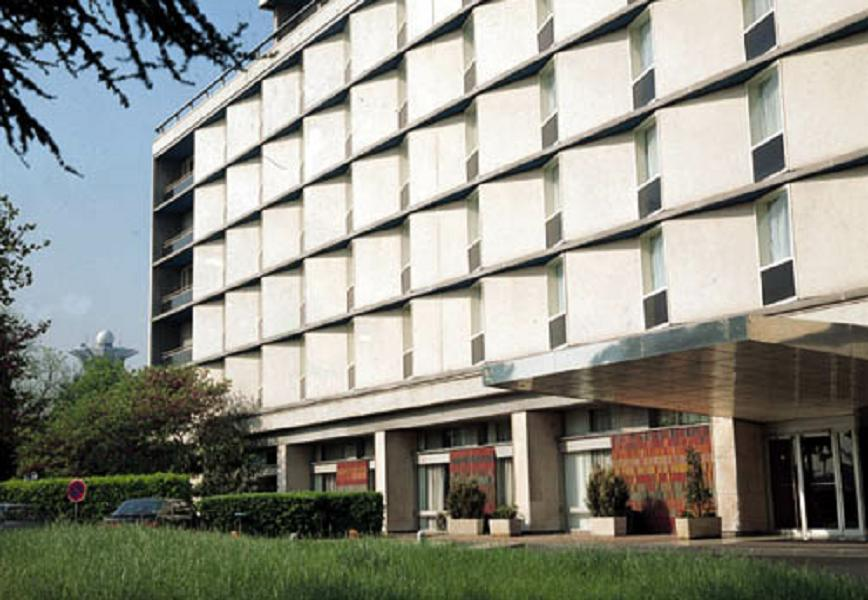
#> input picture ch03_edges/building.jpg, 868 x 600 px
$ jupyter execute --allow-errors Canny.ipynb   (older library calls are emulated)
#> lines starting #> are read from the running program, lines starting #| are printed output that depends on the picture; after the words box and inside, x2 and y2 are one past the last pixel; in counts of white or black regions, pixels touching at a corner belong together
[cell 1]
import numpy as np
import matplotlib.pyplot as plt
import cv2

[cell 2]
im_path = "building.jpg"
im_src  = cv2.imread(im_path, cv2.IMREAD_GRAYSCALE)
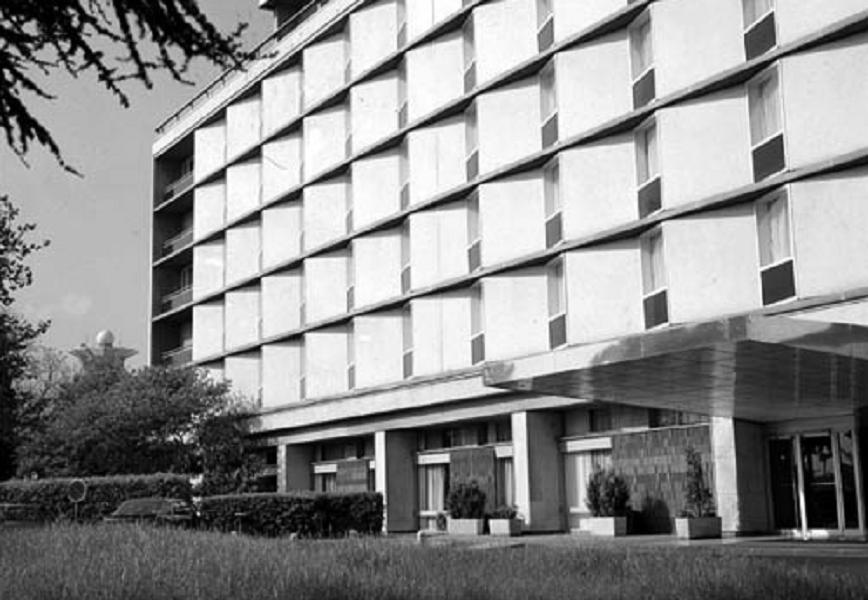
#> im_src: shape (600, 868); min 0, max 255, mean 142.3

[cell 3]
def sobel_edge(im_gray, T):

    #1 dx, dy
#> called with T = 127
    gx = cv2.Sobel(im_gray, cv2.CV_32F, 1, 0, ksize = 3)  # x order = 1 only
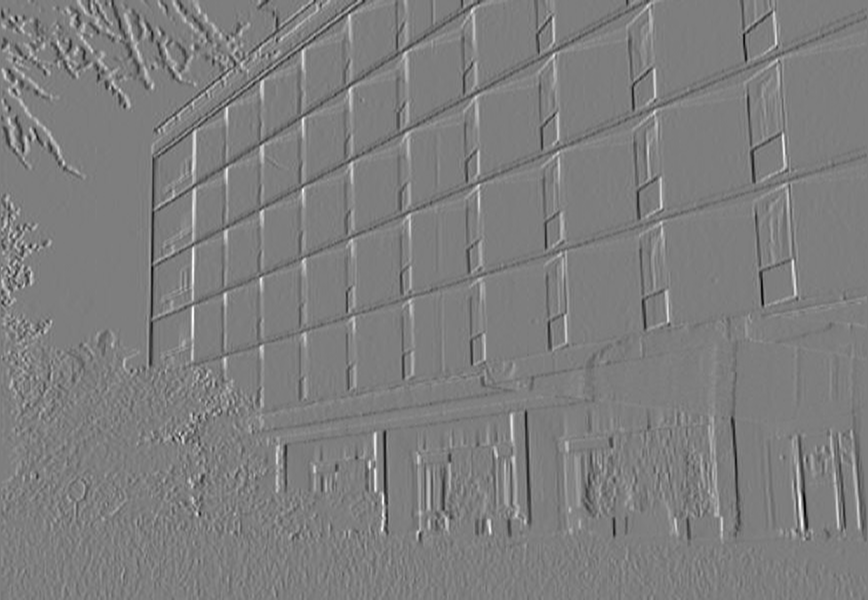
#> gx: shape (600, 868) float32; min -755, max 770, mean 0.5; drawn with min black and max white
    gy = cv2.Sobel(im_gray, cv2.CV_32F, 0, 1, ksize = 3)  # y
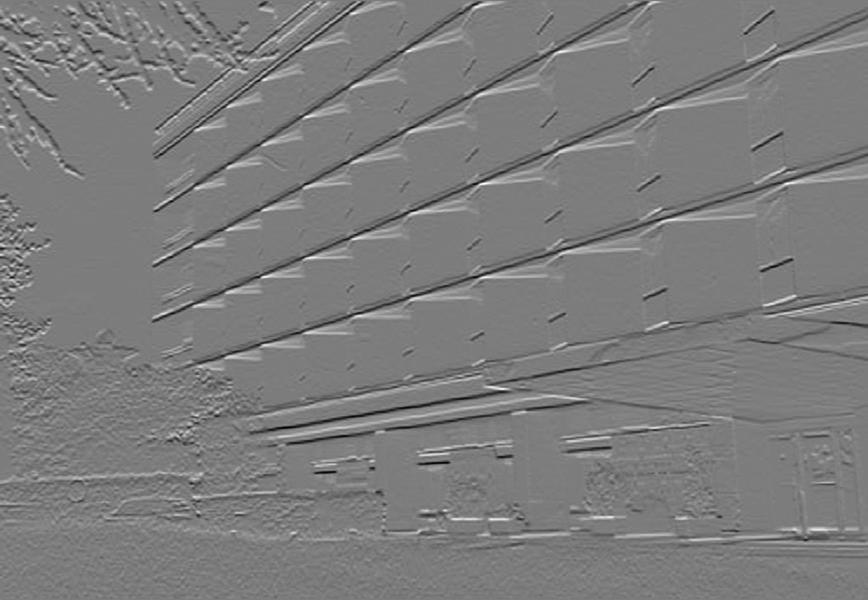
#> gy: shape (600, 868) float32; min -728, max 759, mean -1.3; drawn with min black and max white
    #print("gx:", gx.dtype, gx.shape)

    dstM   = cv2.magnitude(gx, gy) # need  CV_32F or CV_64F
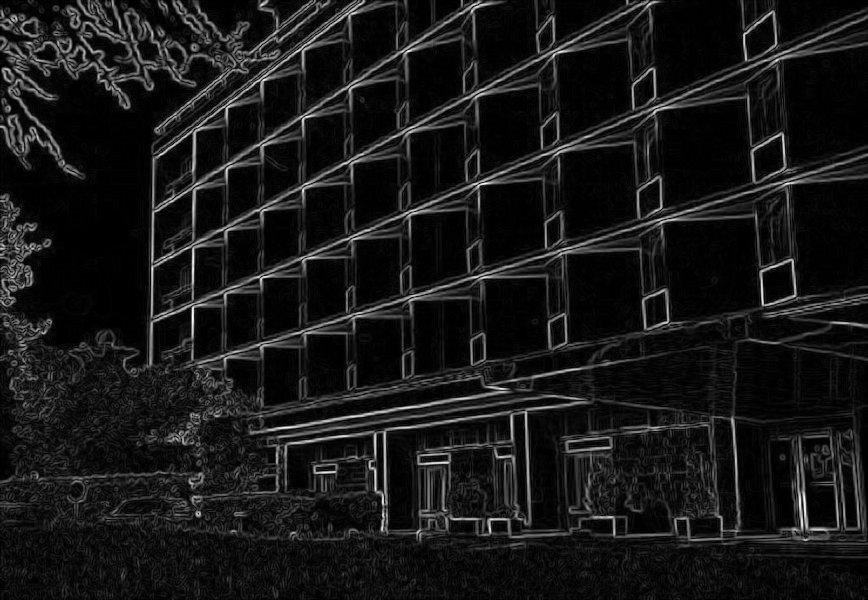
#> dstM: shape (600, 868) float32; min 0, max 771.3, mean 73.5; drawn with min black and max white
    _, im_bin = cv2.threshold(dstM.astype(np.uint16), 0, 255, cv2.THRESH_BINARY + cv2.THRESH_OTSU)
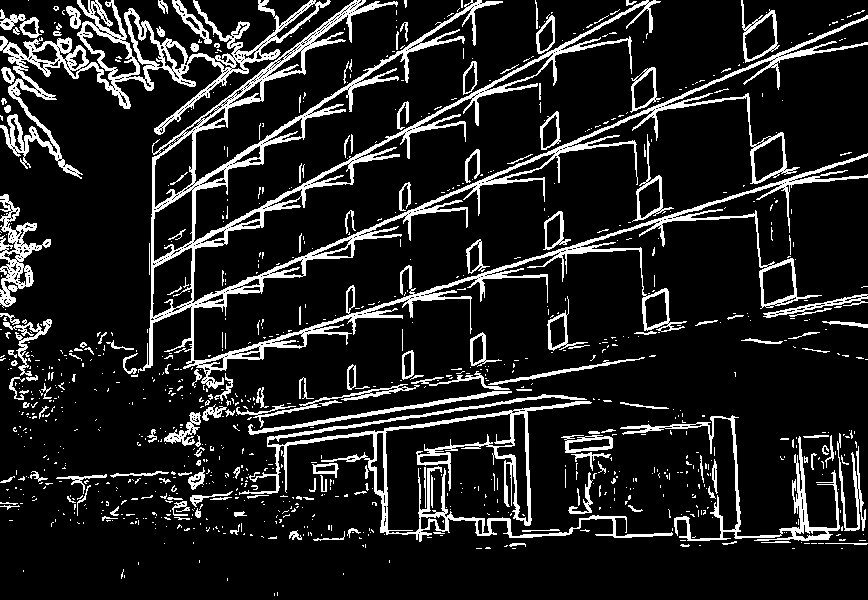
#> im_bin: shape (600, 868) uint16; 13.3% white; 983 white regions (818 under 20 px), largest, box (x1, y1, x2, y2) and area: (138, 0, 868, 389) 27541, (0, 0, 331, 179) 8977, (239, 394, 673, 542) 6989
    return dstM, im_bin.astype(np.uint8)

im_mag, im_sobel = sobel_edge(im_src, T = 127)
plt.imshow(im_sobel, cmap="gray"), plt.title('sobel')

[cell 4]
im_canny1 = cv2.Canny(im_src, threshold1= 127, threshold2 = 127)
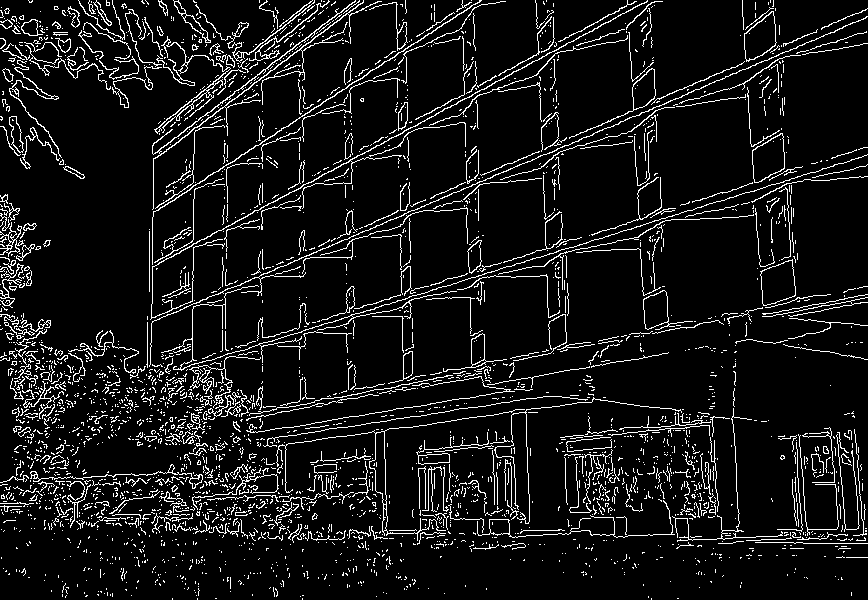
#> im_canny1: shape (600, 868); 8.7% white in thin lines or dots

#> (a cell that did not finish here is left out)

[cell 6]
im_canny2 = cv2.Canny(im_src, threshold1= 61, threshold2 = 127)
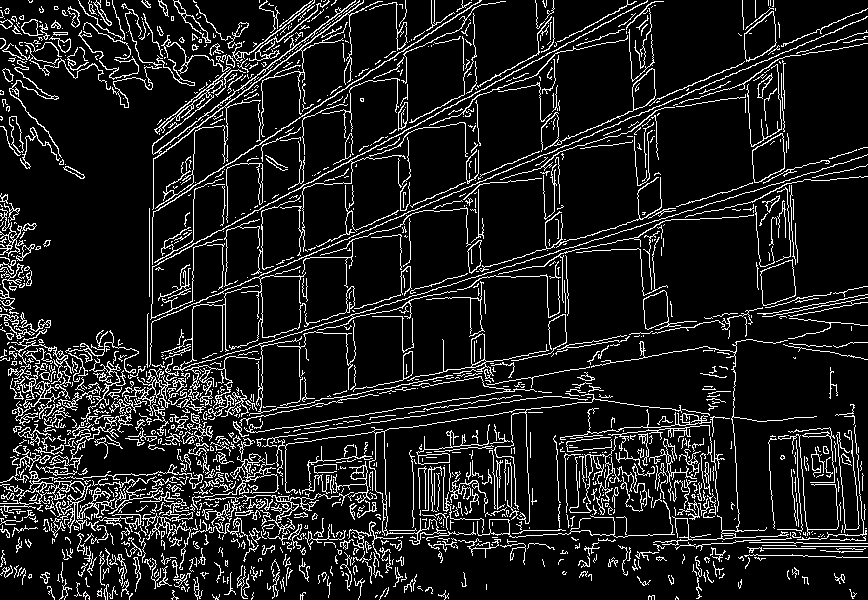
#> im_canny2: shape (600, 868); 11.8% white in thin lines or dots

[cell 7]
plt.imshow(im_canny2, cmap="gray"), plt.title('canny')

[cell 8]
plt.subplot(1,3,1), plt.imshow(im_sobel[300:400, 600:700], cmap="gray"), plt.title('sobel')
plt.subplot(1,3,2), plt.imshow(im_canny1[300:400, 600:700], cmap="gray"), plt.title('canny')
plt.subplot(1,3,3), plt.imshow(im_canny2[300:400, 600:700], cmap="gray"), plt.title('canny')
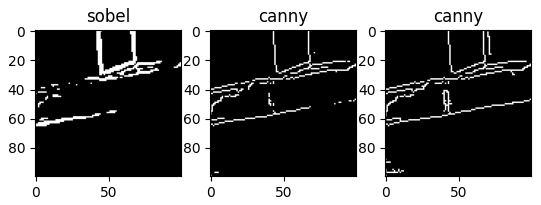
#> figure drawn by matplotlib, 3 panels

[cell 9]
# 1. making a black image
im = np.zeros([500, 500, 3], dtype= np.uint8)

[cell 10]
im[100:120,100:120] = (0, 0, 255)
plt.imshow(im)

[cell 11]
pos = (100, 300) # (x, y)
im = cv2.drawMarker(im, pos, (255,0,0), cv2.MARKER_TRIANGLE_UP, markerSize=15,thickness=2)
plt.imshow(im)

[cell 12]
pos = (200,200)
im = cv2.drawMarker(im,  pos, (0,255,0), markerType = cv2.MARKER_STAR, markerSize=10,thickness=2)
pos = (300,300)
im = cv2.drawMarker(im, pos,  (0, 0, 255), markerType = cv2.MARKER_DIAMOND, markerSize=20,thickness=2)
pos = (400,400)
im = cv2.drawMarker(im, pos,  (255, 255, 255), markerType = cv2.MARKER_TRIANGLE_UP, markerSize=30,thickness=2)
plt.imshow(im[:,:,::-1])

[cell 13]
pt1 = (50, 50)
pt2 = (450, 400)
im = cv2.line(im, pt1, pt2, color =(255,0,0), thickness=2)
plt.imshow(im[:,:,::-1])

[cell 14]
center = (200, 200)
im = cv2.circle(im, center, 100, color =(255,0,255), thickness=2)
plt.imshow(im[:,:,::-1])
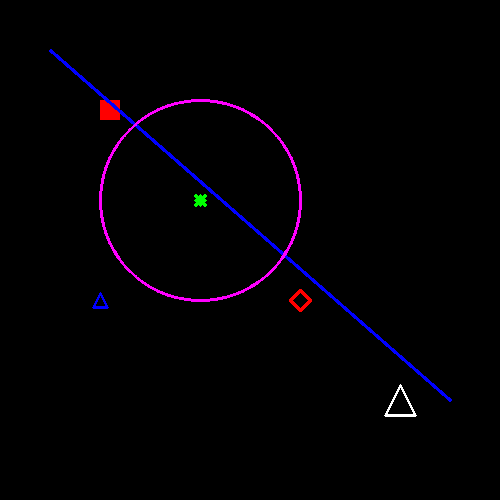
#> shown: shape (500, 500, 3); mean R, G, B 2.6, 0.4, 3.9

[cell 15]
pt1 = (50, 50)
pt2 = (350, 200)
im = cv2.rectangle(im, pt1, pt2, color = (255,255,0), thickness=1)
plt.imshow(im[:,:,::-1])
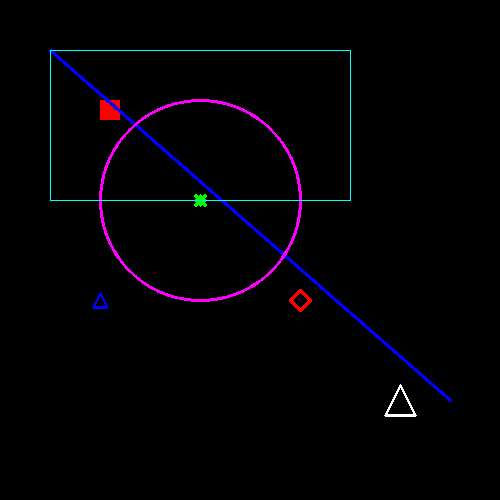
#> shown: shape (500, 500, 3); mean R, G, B 2.6, 1.3, 4.8

[cell 16]
pt1 = (50, 50)
pt2 = (350, 200)
im = cv2.putText(im, "hi", pt1, fontFace = cv2.FONT_ITALIC , fontScale = 1, color =(255,255,255))
plt.imshow(im[:,:,::-1])

$ run again, with ch03_edges/lane.jpg copied over ch03_edges/building.jpg
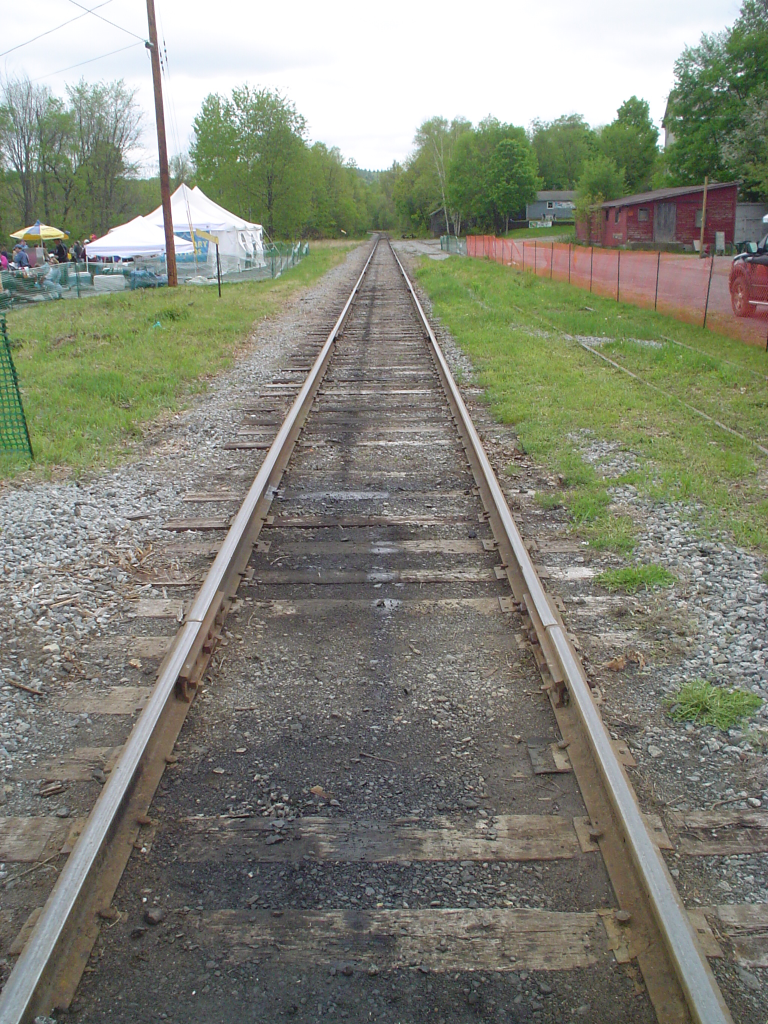
#> input picture ch03_edges/lane.jpg, 1536 x 2048 px (shown at 1/2 size)
#> in sobel_edge, `_, im_bin = cv2.threshold(dstM.astype(np.uint16), 0, 255, cv2.THRESH_B..`:
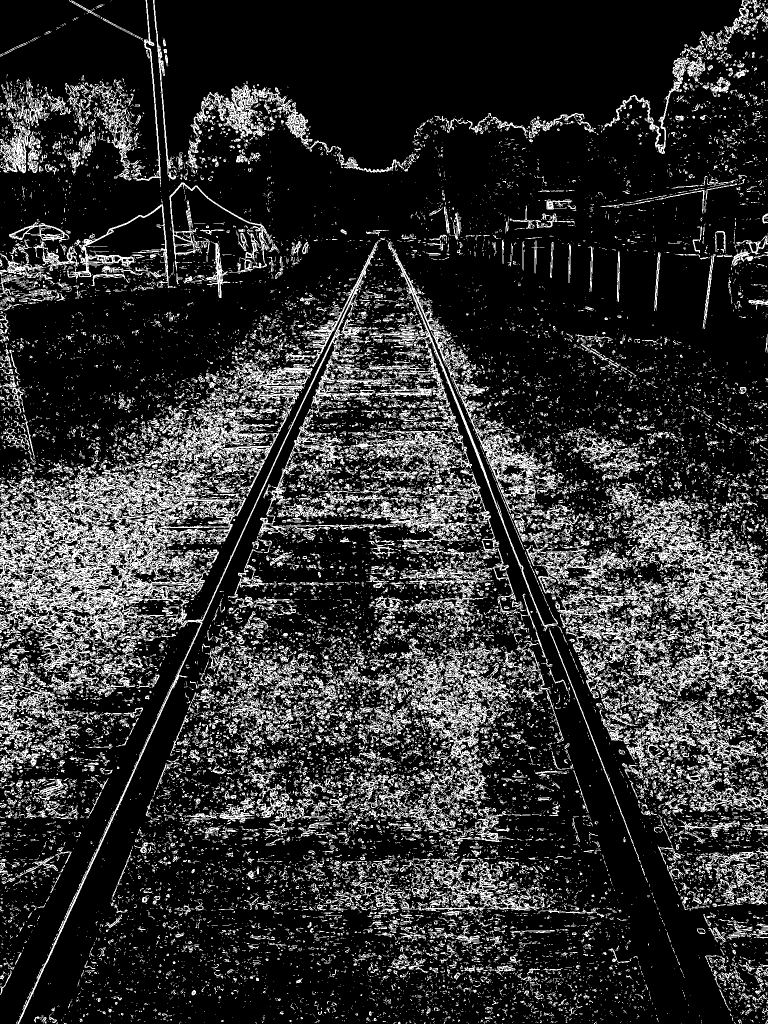
#> im_bin: shape (2048, 1536) uint16 (shown at 1/2 size); 18.8% white in thin lines or dots
#> im_sobel: shape (2048, 1536); 18.8% white in thin lines or dots
#> im_canny1: shape (2048, 1536); 14.1% white in thin lines or dots
#> im_canny2: shape (2048, 1536); 20.5% white in thin lines or dots
#> `[cell 8] plt.subplot(1,3,1), plt.imshow(im_sobel[300:400, 600:700], cm..`:
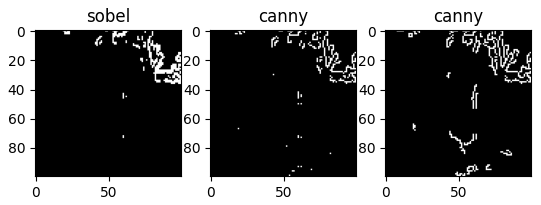
#> figure drawn by matplotlib, 3 panels
